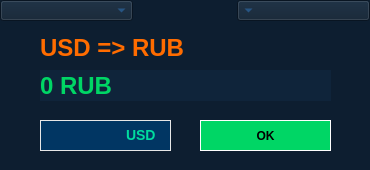
<?xml version="1.0" encoding="UTF-8"?>
<ui version="4.0">
 <class>Form</class>
 <widget class="QWidget" name="Form">
  <property name="geometry">
   <rect>
    <x>0</x>
    <y>0</y>
    <width>370</width>
    <height>170</height>
   </rect>
  </property>
  <property name="minimumSize">
   <size>
    <width>370</width>
    <height>170</height>
   </size>
  </property>
  <property name="maximumSize">
   <size>
    <width>370</width>
    <height>170</height>
   </size>
  </property>
  <property name="cursor">
   <cursorShape>ArrowCursor</cursorShape>
  </property>
  <property name="mouseTracking">
   <bool>false</bool>
  </property>
  <property name="windowTitle">
   <string>ConvertMoney</string>
  </property>
  <property name="autoFillBackground">
   <bool>false</bool>
  </property>
  <property name="styleSheet">
   <string notr="true">background-color: rgb(13, 30, 48);</string>
  </property>
  <widget class="QTextEdit" name="textEdit">
   <property name="geometry">
    <rect>
     <x>40</x>
     <y>120</y>
     <width>131</width>
     <height>31</height>
    </rect>
   </property>
   <property name="font">
    <font>
     <pointsize>11</pointsize>
     <weight>75</weight>
     <bold>true</bold>
    </font>
   </property>
   <property name="styleSheet">
    <string notr="true">color: rgb(3, 255, 219);
background-color: rgb(1, 54, 99);
border:1px solid #e7e7e7;</string>
   </property>
  </widget>
  <widget class="QPushButton" name="pushButton">
   <property name="geometry">
    <rect>
     <x>200</x>
     <y>120</y>
     <width>131</width>
     <height>31</height>
    </rect>
   </property>
   <property name="font">
    <font>
     <weight>75</weight>
     <bold>true</bold>
    </font>
   </property>
   <property name="cursor">
    <cursorShape>PointingHandCursor</cursorShape>
   </property>
   <property name="styleSheet">
    <string notr="true">background-color: rgb(0, 214, 101);
color: rgb(0, 0, 0);
border: 1px solid #fff;</string>
   </property>
   <property name="text">
    <string>OK</string>
   </property>
  </widget>
  <widget class="QLabel" name="label">
   <property name="geometry">
    <rect>
     <x>126</x>
     <y>123</y>
     <width>44</width>
     <height>24</height>
    </rect>
   </property>
   <property name="font">
    <font>
     <family>arial</family>
     <pointsize>-1</pointsize>
     <weight>75</weight>
     <bold>true</bold>
    </font>
   </property>
   <property name="styleSheet">
    <string notr="true">background-color: rgb(1, 54, 99);
color: rgb(0, 221, 158);
font-family:arial;
font-weight: bold;
font-size:14px;</string>
   </property>
   <property name="text">
    <string>USD</string>
   </property>
  </widget>
  <widget class="QLabel" name="label_2">
   <property name="geometry">
    <rect>
     <x>40</x>
     <y>32</y>
     <width>291</width>
     <height>31</height>
    </rect>
   </property>
   <property name="font">
    <font>
     <pointsize>18</pointsize>
     <weight>75</weight>
     <bold>true</bold>
    </font>
   </property>
   <property name="styleSheet">
    <string notr="true">background-color: rgb(13, 30, 48);
color: rgb(255, 108, 0);
/*background-color: rgb(15, 36, 58);*/</string>
   </property>
   <property name="text">
    <string>USD =&gt; RUB</string>
   </property>
  </widget>
  <widget class="QLabel" name="label_3">
   <property name="geometry">
    <rect>
     <x>40</x>
     <y>70</y>
     <width>291</width>
     <height>31</height>
    </rect>
   </property>
   <property name="font">
    <font>
     <pointsize>18</pointsize>
     <weight>75</weight>
     <bold>true</bold>
    </font>
   </property>
   <property name="styleSheet">
    <string notr="true">background-color: rgb(13, 30, 48);
color: rgb(0, 214, 101);
background-color: rgb(15, 36, 58);</string>
   </property>
   <property name="text">
    <string>0 RUB</string>
   </property>
  </widget>
  <widget class="QComboBox" name="comboBox">
   <property name="geometry">
    <rect>
     <x>0</x>
     <y>0</y>
     <width>133</width>
     <height>21</height>
    </rect>
   </property>
   <property name="palette">
    <palette>
     <active>
      <colorrole role="WindowText">
       <brush brushstyle="SolidPattern">
        <color alpha="255">
         <red>44</red>
         <green>107</green>
         <blue>170</blue>
        </color>
       </brush>
      </colorrole>
      <colorrole role="Button">
       <brush brushstyle="SolidPattern">
        <color alpha="255">
         <red>13</red>
         <green>30</green>
         <blue>48</blue>
        </color>
       </brush>
      </colorrole>
      <colorrole role="Text">
       <brush brushstyle="SolidPattern">
        <color alpha="255">
         <red>44</red>
         <green>107</green>
         <blue>170</blue>
        </color>
       </brush>
      </colorrole>
      <colorrole role="BrightText">
       <brush brushstyle="SolidPattern">
        <color alpha="255">
         <red>85</red>
         <green>255</green>
         <blue>255</blue>
        </color>
       </brush>
      </colorrole>
      <colorrole role="ButtonText">
       <brush brushstyle="SolidPattern">
        <color alpha="255">
         <red>44</red>
         <green>107</green>
         <blue>170</blue>
        </color>
       </brush>
      </colorrole>
      <colorrole role="Base">
       <brush brushstyle="SolidPattern">
        <color alpha="255">
         <red>13</red>
         <green>30</green>
         <blue>48</blue>
        </color>
       </brush>
      </colorrole>
      <colorrole role="Window">
       <brush brushstyle="SolidPattern">
        <color alpha="255">
         <red>13</red>
         <green>30</green>
         <blue>48</blue>
        </color>
       </brush>
      </colorrole>
      <colorrole role="Highlight">
       <brush brushstyle="SolidPattern">
        <color alpha="255">
         <red>44</red>
         <green>114</green>
         <blue>180</blue>
        </color>
       </brush>
      </colorrole>
      <colorrole role="HighlightedText">
       <brush brushstyle="SolidPattern">
        <color alpha="255">
         <red>14</red>
         <green>251</green>
         <blue>255</blue>
        </color>
       </brush>
      </colorrole>
     </active>
     <inactive>
      <colorrole role="WindowText">
       <brush brushstyle="SolidPattern">
        <color alpha="255">
         <red>44</red>
         <green>107</green>
         <blue>170</blue>
        </color>
       </brush>
      </colorrole>
      <colorrole role="Button">
       <brush brushstyle="SolidPattern">
        <color alpha="255">
         <red>13</red>
         <green>30</green>
         <blue>48</blue>
        </color>
       </brush>
      </colorrole>
      <colorrole role="Text">
       <brush brushstyle="SolidPattern">
        <color alpha="255">
         <red>44</red>
         <green>107</green>
         <blue>170</blue>
        </color>
       </brush>
      </colorrole>
      <colorrole role="BrightText">
       <brush brushstyle="SolidPattern">
        <color alpha="255">
         <red>85</red>
         <green>255</green>
         <blue>255</blue>
        </color>
       </brush>
      </colorrole>
      <colorrole role="ButtonText">
       <brush brushstyle="SolidPattern">
        <color alpha="255">
         <red>44</red>
         <green>107</green>
         <blue>170</blue>
        </color>
       </brush>
      </colorrole>
      <colorrole role="Base">
       <brush brushstyle="SolidPattern">
        <color alpha="255">
         <red>13</red>
         <green>30</green>
         <blue>48</blue>
        </color>
       </brush>
      </colorrole>
      <colorrole role="Window">
       <brush brushstyle="SolidPattern">
        <color alpha="255">
         <red>13</red>
         <green>30</green>
         <blue>48</blue>
        </color>
       </brush>
      </colorrole>
      <colorrole role="Highlight">
       <brush brushstyle="SolidPattern">
        <color alpha="255">
         <red>44</red>
         <green>114</green>
         <blue>180</blue>
        </color>
       </brush>
      </colorrole>
      <colorrole role="HighlightedText">
       <brush brushstyle="SolidPattern">
        <color alpha="255">
         <red>14</red>
         <green>251</green>
         <blue>255</blue>
        </color>
       </brush>
      </colorrole>
     </inactive>
     <disabled>
      <colorrole role="WindowText">
       <brush brushstyle="SolidPattern">
        <color alpha="255">
         <red>44</red>
         <green>107</green>
         <blue>170</blue>
        </color>
       </brush>
      </colorrole>
      <colorrole role="Button">
       <brush brushstyle="SolidPattern">
        <color alpha="255">
         <red>13</red>
         <green>30</green>
         <blue>48</blue>
        </color>
       </brush>
      </colorrole>
      <colorrole role="Text">
       <brush brushstyle="SolidPattern">
        <color alpha="255">
         <red>44</red>
         <green>107</green>
         <blue>170</blue>
        </color>
       </brush>
      </colorrole>
      <colorrole role="BrightText">
       <brush brushstyle="SolidPattern">
        <color alpha="255">
         <red>85</red>
         <green>255</green>
         <blue>255</blue>
        </color>
       </brush>
      </colorrole>
      <colorrole role="ButtonText">
       <brush brushstyle="SolidPattern">
        <color alpha="255">
         <red>44</red>
         <green>107</green>
         <blue>170</blue>
        </color>
       </brush>
      </colorrole>
      <colorrole role="Base">
       <brush brushstyle="SolidPattern">
        <color alpha="255">
         <red>13</red>
         <green>30</green>
         <blue>48</blue>
        </color>
       </brush>
      </colorrole>
      <colorrole role="Window">
       <brush brushstyle="SolidPattern">
        <color alpha="255">
         <red>13</red>
         <green>30</green>
         <blue>48</blue>
        </color>
       </brush>
      </colorrole>
      <colorrole role="Highlight">
       <brush brushstyle="SolidPattern">
        <color alpha="255">
         <red>44</red>
         <green>114</green>
         <blue>180</blue>
        </color>
       </brush>
      </colorrole>
      <colorrole role="HighlightedText">
       <brush brushstyle="SolidPattern">
        <color alpha="255">
         <red>14</red>
         <green>251</green>
         <blue>255</blue>
        </color>
       </brush>
      </colorrole>
     </disabled>
    </palette>
   </property>
   <property name="font">
    <font>
     <weight>75</weight>
     <bold>true</bold>
    </font>
   </property>
   <property name="cursor">
    <cursorShape>PointingHandCursor</cursorShape>
   </property>
   <property name="autoFillBackground">
    <bool>false</bool>
   </property>
   <property name="styleSheet">
    <string notr="true">background-color: rgb(13, 30, 48);
color: rgb(34, 82, 130);
color: #2c6baa;
combobox-popup: 0;
selection-color:  #0efbff;
selection-background-color: #2c72b4;
</string>
   </property>
   <property name="maxVisibleItems">
    <number>4</number>
   </property>
  </widget>
  <widget class="QComboBox" name="comboBox_2">
   <property name="geometry">
    <rect>
     <x>237</x>
     <y>0</y>
     <width>133</width>
     <height>21</height>
    </rect>
   </property>
   <property name="font">
    <font>
     <weight>75</weight>
     <bold>true</bold>
    </font>
   </property>
   <property name="cursor">
    <cursorShape>PointingHandCursor</cursorShape>
   </property>
   <property name="layoutDirection">
    <enum>Qt::RightToLeft</enum>
   </property>
   <property name="styleSheet">
    <string notr="true">background-color: rgb(13, 30, 48);
color: rgb(34, 82, 130);
color: #2c6baa;
combobox-popup: 0;
selection-color:  #0efbff;
selection-background-color: #2c72b4;</string>
   </property>
   <property name="maxVisibleItems">
    <number>4</number>
   </property>
  </widget>
 </widget>
 <resources/>
 <connections/>
</ui>
